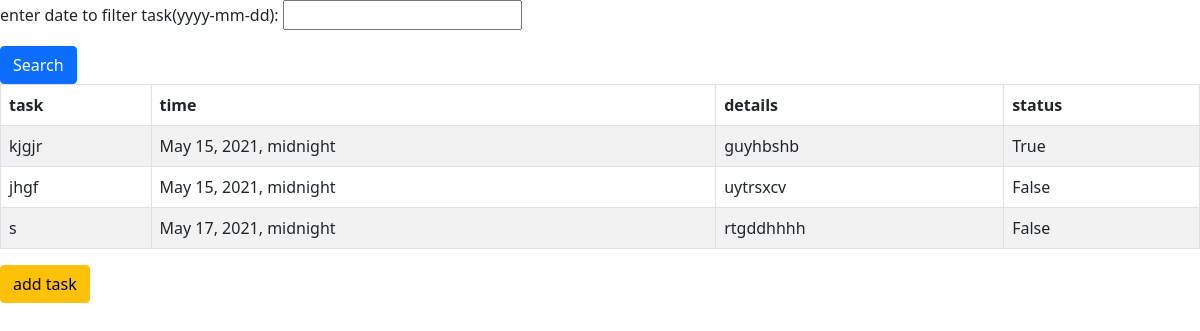
Before: / with the older database file.
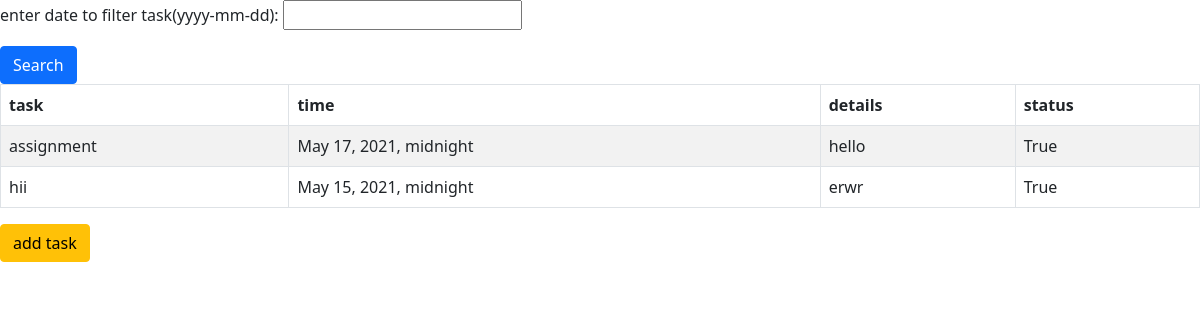
After: the same page with the newer database file.
### tasklist/models.py (models this page shows)
class addtask(models.Model):
    name = models.TextField(default="", max_length=30)
    time = models.DateTimeField(default="")
    details = models.TextField(default="", max_length=10)
    status = models.BooleanField(default=False)

### tasklist/views.py (the view)
# urls.py: path('', include('tasklist.urls')),
def tasklist(request):
    filter = datefilter(request.GET, queryset=addtask.objects.all())
    return render(request, "home.html",{'task_posted': addtask.objects.all(),'filter': filter})

### Assignment/template/home.html (shortened to what this page needs)
<!DOCTYPE html>
<html>
    <head lang="en">
        <link href="https://cdn.jsdelivr.net/npm/bootstrap@5.0.1/dist/css/bootstrap.min.css" rel="stylesheet">
    </head>
    <body>
        <form method="get">
            {{ filter.form.as_p }}
            <button type="submit" class="btn btn-primary">Search</button>
            <div class="body">
                <div class="table-responsive">
                    <table class="table table-bordered table-striped table-hover save-stage dataTable"
                        style="width:100%;">
                        <thead>
                            <tr>
                                <th>task</th>
                                <th>time</th>
                                <th>details</th>
                                <th>status</th>
                            </tr>
                        </thead>
                        <tbody>
                            {% for tasks in filter.qs %}
                            <tr>
                                <td>{{tasks.name}}</td>
                                <td>{{tasks.time}}</td>
                                <td>{{tasks.details}}</td>
                                <td>{{tasks.status}}</td>
                            </tr>
                            {% endfor %}
                        </tbody>
                    </table>
                </div>
            </div>
        </form>
        <a class="btn btn-warning" href="form" >add task</a>
    </body>
</html>

Changed rows visible on the page:
removed addtask: name "kjgjr", time "May 15, 2021, midnight", details "guyhbshb", status "True"
removed addtask: name "jhgf", time "May 15, 2021, midnight", details "uytrsxcv", status "False"
removed addtask: name "s", time "May 17, 2021, midnight", details "rtgddhhhh", status "False"
added addtask: name "assignment", time "May 17, 2021, midnight", details "hello", status "True"
added addtask: name "hii", time "May 15, 2021, midnight", details "erwr", status "True"
